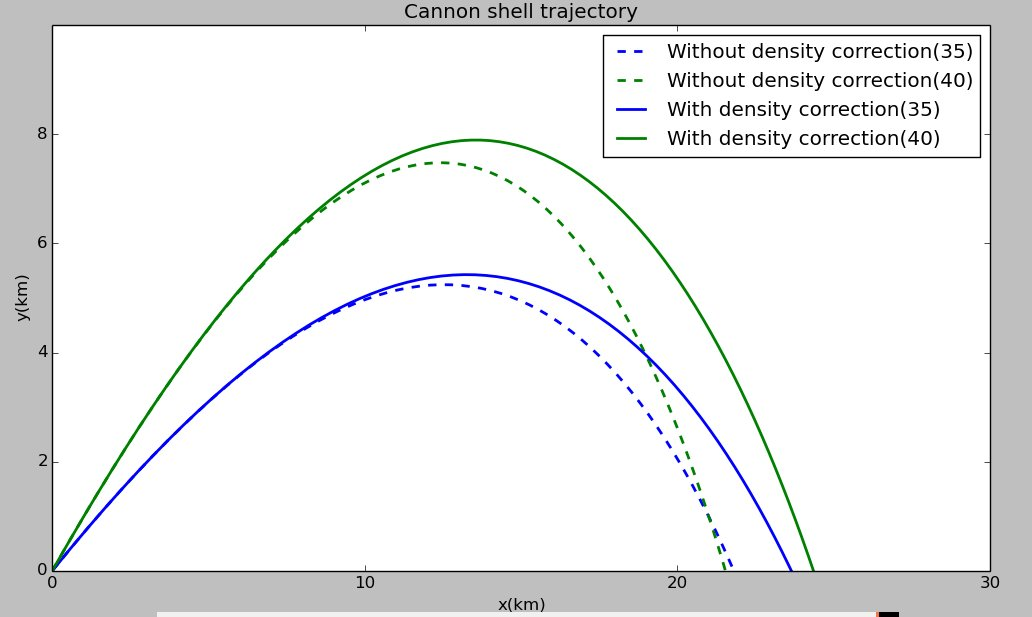

Write Python code to recreate this figure.
import math
x = []
y = []
v_x = []
v_y = []
dt = 1
x.append(0)
y.append(0)
theta = 35./180*3.14
v_x.append(0.7 * math.cos(theta))
v_y.append(0.7 * math.sin(theta))
g = 0.01
for i in range(int(100/dt)):
	tmp1 = x[i] + v_x[i] * dt
	tmp2 = v_x[i] - 4*(10**(-2))*(((v_x[i])*(v_x[i])+(v_y[i])*(v_y[i]))**0.5)*v_x[i]*dt
	tmp3 = y[i] + v_y[i] * dt
	tmp4 = v_y[i] - g * dt - 4*(10**(-2))*(((v_x[i])*(v_x[i])+(v_y[i])*(v_y[i]))**0.5)*v_y[i]*dt
	x.append(tmp1)
	v_x.append(tmp2)
	y.append(tmp3)
	v_y.append(tmp4)
x_2 = []
y_2 = []
v_x_2 = []
v_y_2 = []
x_2.append(0)
y_2.append(0)
theta_2 = 45./180*3.14
v_x_2.append(0.7 * math.cos(theta_2))
v_y_2.append(0.7 * math.sin(theta_2))
for i in range(int(100/dt)):
	tmp5 = x_2[i] + v_x_2[i] * dt
	tmp6 = v_x_2[i] - 4*(10**(-2))*(((v_x_2[i])*(v_x_2[i])+(v_y_2[i])*(v_y_2[i]))**0.5)*v_x_2[i]*dt
	tmp7 = y_2[i] + v_y_2[i] * dt
	tmp8 = v_y_2[i] - g * dt - 4*(10**(-2))*(((v_x_2[i])*(v_x_2[i])+(v_y_2[i])*(v_y_2[i]))**0.5)*v_y_2[i]*dt
	x_2.append(tmp5)
	v_x_2.append(tmp6)
	y_2.append(tmp7)
	v_y_2.append(tmp8)
x_3 = []
y_3 = []
v_x_3 = []
v_y_3 = []
a = 6.5
x_3.append(0)
y_3.append(0)
v_x_3.append(0.7 * math.cos(theta))
v_y_3.append(0.7 * math.sin(theta))
for i in range(int(100/dt)):
	tmp9 = x_3[i] + v_x_3[i] * dt
	tmp1_0 = v_x_3[i] - 4*(10**(-2))*(((v_x_3[i])*(v_x_3[i])+(v_y_3[i])*(v_y_3[i]))**0.5)*v_x_3[i]*dt*((1-a*y_3[i]/288)**2.5)
	tmp1_1 = y_3[i] + v_y_3[i] * dt
	tmp1_2 = v_y_3[i] - g * dt - 4*(10**(-2))*(((v_x_3[i])*(v_x_3[i])+(v_y_3[i])*(v_y_3[i]))**0.5)*v_y_3[i]*dt*((1-a*y_3[i]/288)**2.5)
	x_3.append(tmp9)
	v_x_3.append(tmp1_0)
	y_3.append(tmp1_1)
	v_y_3.append(tmp1_2)
x_4 = []
y_4 = []
v_x_4 = []
v_y_4 = []
x_4.append(0)
y_4.append(0)
v_x_4.append(0.7 * math.cos(theta_2))
v_y_4.append(0.7 * math.sin(theta_2))
for i in range(int(100/dt)):
	tmp1_3 = x_4[i] + v_x_4[i] * dt
	tmp1_4 = v_x_4[i] - 4*(10**(-2))*(((v_x_4[i])*(v_x_4[i])+(v_y_4[i])*(v_y_4[i]))**0.5)*v_x_4[i]*dt*((1-a*y_4[i]/288)**2.5)
	tmp1_5 = y_4[i] + v_y_4[i] * dt
	tmp1_6 = v_y_4[i] - g * dt - 4*(10**(-2))*(((v_x_4[i])*(v_x_4[i])+(v_y_4[i])*(v_y_4[i]))**0.5)*v_y_4[i]*dt*((1-a*y_4[i]/288)**2.5)
	x_4.append(tmp1_3)
	v_x_4.append(tmp1_4)
	y_4.append(tmp1_5)
	v_y_4.append(tmp1_6)
from pylab import *
figure(figsize=(12,10), dpi=100)
ylabel('y(km)')
xlabel('x(km)')
title('Cannon shell trajectory')
xlim(0,30)
ylim(0,10)
xticks([0,10,20,30])
yticks([0,2,4,6,8])
plot(x,y,color="blue", linestyle="--",linewidth=2.0,label="Without density correction(35)")
plot(x_2,y_2,color="green", linestyle="--",linewidth=2.0,label="Without density correction(40)")
plot(x_3,y_3,color="blue", linestyle="-",linewidth=2.0,label="With density correction(35)")
plot(x_4,y_4,color="green", linestyle="-",linewidth=2.0,label="With density correction(40)")
legend(loc='upper right')
show()
